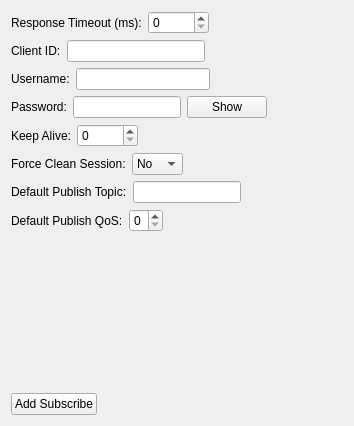
<?xml version="1.0" encoding="UTF-8"?>
<ui version="4.0">
 <class>Mqtt311ClientFilterConfigWidget</class>
 <widget class="QWidget" name="Mqtt311ClientFilterConfigWidget">
  <property name="geometry">
   <rect>
    <x>0</x>
    <y>0</y>
    <width>354</width>
    <height>426</height>
   </rect>
  </property>
  <property name="windowTitle">
   <string>Form</string>
  </property>
  <layout class="QVBoxLayout" name="verticalLayout">
   <item>
    <layout class="QHBoxLayout" name="horizontalLayout_2">
     <item>
      <widget class="QLabel" name="m_respTimeoutLabel">
       <property name="text">
        <string>Response Timeout (ms):</string>
       </property>
      </widget>
     </item>
     <item>
      <widget class="QSpinBox" name="m_respTimeoutSpinBox">
       <property name="maximum">
        <number>99999</number>
       </property>
      </widget>
     </item>
     <item>
      <spacer name="horizontalSpacer_2">
       <property name="orientation">
        <enum>Qt::Horizontal</enum>
       </property>
       <property name="sizeHint" stdset="0">
        <size>
         <width>40</width>
         <height>20</height>
        </size>
       </property>
      </spacer>
     </item>
    </layout>
   </item>
   <item>
    <layout class="QHBoxLayout" name="horizontalLayout">
     <item>
      <widget class="QLabel" name="m_clientIdLabel">
       <property name="toolTip">
        <string>Updated by &quot;mqtt311.client&quot; or &quot;mqtt.client&quot; inter-plugin configuration.</string>
       </property>
       <property name="text">
        <string>Client ID:</string>
       </property>
      </widget>
     </item>
     <item>
      <widget class="QLineEdit" name="m_clientIdLineEdit"/>
     </item>
     <item>
      <spacer name="horizontalSpacer">
       <property name="orientation">
        <enum>Qt::Horizontal</enum>
       </property>
       <property name="sizeHint" stdset="0">
        <size>
         <width>40</width>
         <height>20</height>
        </size>
       </property>
      </spacer>
     </item>
    </layout>
   </item>
   <item>
    <layout class="QHBoxLayout" name="horizontalLayout_7">
     <item>
      <widget class="QLabel" name="m_usernameLabel">
       <property name="toolTip">
        <string>Updated by &quot;mqtt311.username&quot; or &quot;mqtt.username&quot; inter-plugin configuration</string>
       </property>
       <property name="text">
        <string>Username:</string>
       </property>
      </widget>
     </item>
     <item>
      <widget class="QLineEdit" name="m_usernameLineEdit"/>
     </item>
     <item>
      <spacer name="horizontalSpacer_7">
       <property name="orientation">
        <enum>Qt::Horizontal</enum>
       </property>
       <property name="sizeHint" stdset="0">
        <size>
         <width>40</width>
         <height>20</height>
        </size>
       </property>
      </spacer>
     </item>
    </layout>
   </item>
   <item>
    <layout class="QHBoxLayout" name="horizontalLayout_8">
     <item>
      <widget class="QLabel" name="m_usernameLabel_2">
       <property name="toolTip">
        <string>Updated by &quot;mqtt311.password&quot; or &quot;mqtt.password&quot; inter-plugin configuration</string>
       </property>
       <property name="text">
        <string>Password:</string>
       </property>
      </widget>
     </item>
     <item>
      <widget class="QLineEdit" name="m_passwordLineEdit">
       <property name="echoMode">
        <enum>QLineEdit::Password</enum>
       </property>
      </widget>
     </item>
     <item>
      <widget class="QPushButton" name="m_passwordShowHidePushButton">
       <property name="text">
        <string>Show</string>
       </property>
       <property name="checkable">
        <bool>true</bool>
       </property>
      </widget>
     </item>
     <item>
      <spacer name="horizontalSpacer_8">
       <property name="orientation">
        <enum>Qt::Horizontal</enum>
       </property>
       <property name="sizeHint" stdset="0">
        <size>
         <width>40</width>
         <height>20</height>
        </size>
       </property>
      </spacer>
     </item>
    </layout>
   </item>
   <item>
    <layout class="QHBoxLayout" name="horizontalLayout_4">
     <item>
      <widget class="QLabel" name="m_keepAliveLabel">
       <property name="text">
        <string>Keep Alive:</string>
       </property>
      </widget>
     </item>
     <item>
      <widget class="QSpinBox" name="m_keepAliveSpinBox">
       <property name="maximum">
        <number>65535</number>
       </property>
      </widget>
     </item>
     <item>
      <spacer name="horizontalSpacer_5">
       <property name="orientation">
        <enum>Qt::Horizontal</enum>
       </property>
       <property name="sizeHint" stdset="0">
        <size>
         <width>40</width>
         <height>20</height>
        </size>
       </property>
      </spacer>
     </item>
    </layout>
   </item>
   <item>
    <layout class="QHBoxLayout" name="horizontalLayout_9">
     <item>
      <widget class="QLabel" name="m_cleanSessionLabel">
       <property name="toolTip">
        <string>Force clean start on every (re) connection</string>
       </property>
       <property name="text">
        <string>Force Clean Session:</string>
       </property>
      </widget>
     </item>
     <item>
      <widget class="QComboBox" name="m_cleanSessionComboBox">
       <item>
        <property name="text">
         <string>No</string>
        </property>
       </item>
       <item>
        <property name="text">
         <string>Yes</string>
        </property>
       </item>
      </widget>
     </item>
     <item>
      <spacer name="horizontalSpacer_9">
       <property name="orientation">
        <enum>Qt::Horizontal</enum>
       </property>
       <property name="sizeHint" stdset="0">
        <size>
         <width>40</width>
         <height>20</height>
        </size>
       </property>
      </spacer>
     </item>
    </layout>
   </item>
   <item>
    <layout class="QHBoxLayout" name="horizontalLayout_3">
     <item>
      <widget class="QLabel" name="m_pubTopicLabel">
       <property name="toolTip">
        <string>Updated by &quot;mqtt311.pub_topic&quot; or &quot;mqtt.pub_topic&quot; inter-plugin configuration</string>
       </property>
       <property name="text">
        <string>Default Publish Topic:</string>
       </property>
      </widget>
     </item>
     <item>
      <widget class="QLineEdit" name="m_pubTopicLineEdit"/>
     </item>
     <item>
      <spacer name="horizontalSpacer_3">
       <property name="orientation">
        <enum>Qt::Horizontal</enum>
       </property>
       <property name="sizeHint" stdset="0">
        <size>
         <width>40</width>
         <height>20</height>
        </size>
       </property>
      </spacer>
     </item>
    </layout>
   </item>
   <item>
    <layout class="QHBoxLayout" name="horizontalLayout_6">
     <item>
      <widget class="QLabel" name="m_pubQosLabel">
       <property name="toolTip">
        <string>Updated by &quot;mqtt311.pub_qos&quot; or &quot;mqtt.pub_qos&quot; inter-plugin configuration</string>
       </property>
       <property name="text">
        <string>Default Publish QoS:</string>
       </property>
      </widget>
     </item>
     <item>
      <widget class="QSpinBox" name="m_pubQosSpinBox">
       <property name="maximum">
        <number>2</number>
       </property>
      </widget>
     </item>
     <item>
      <spacer name="horizontalSpacer_4">
       <property name="orientation">
        <enum>Qt::Horizontal</enum>
       </property>
       <property name="sizeHint" stdset="0">
        <size>
         <width>40</width>
         <height>20</height>
        </size>
       </property>
      </spacer>
     </item>
    </layout>
   </item>
   <item>
    <widget class="QWidget" name="m_subsWidget" native="true"/>
   </item>
   <item>
    <layout class="QHBoxLayout" name="horizontalLayout_12">
     <item>
      <widget class="QPushButton" name="m_addSubPushButton">
       <property name="text">
        <string>Add Subscribe</string>
       </property>
      </widget>
     </item>
     <item>
      <spacer name="horizontalSpacer_12">
       <property name="orientation">
        <enum>Qt::Horizontal</enum>
       </property>
       <property name="sizeHint" stdset="0">
        <size>
         <width>40</width>
         <height>20</height>
        </size>
       </property>
      </spacer>
     </item>
    </layout>
   </item>
  </layout>
 </widget>
 <resources/>
 <connections/>
</ui>
